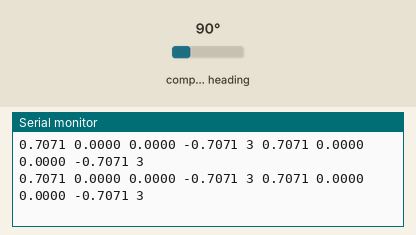
This sketch was run on a simulated Arduino Uno, built with avr-gcc and run on an emulated ATmega328P. Parts: the last lines printed to the serial monitor. The inputs (shaded band) are chosen by the test bench; at power-on: compass heading 90°.

Above: at 2.2 s.
2.3 s: compass heading set to 7°
At 3.0 s:
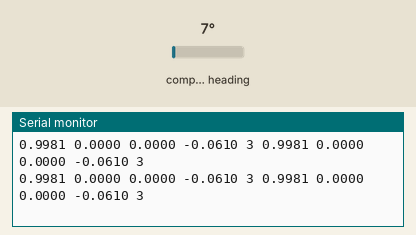
3.8 s: compass heading set to 180°
At 4.4 s:
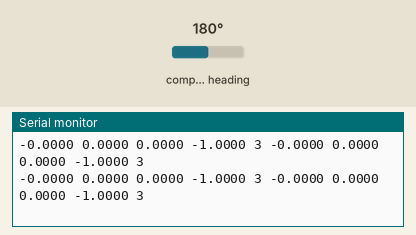
Timing chart, 0 to 6.8 s (numbered marks = the images above; inputs shaded):
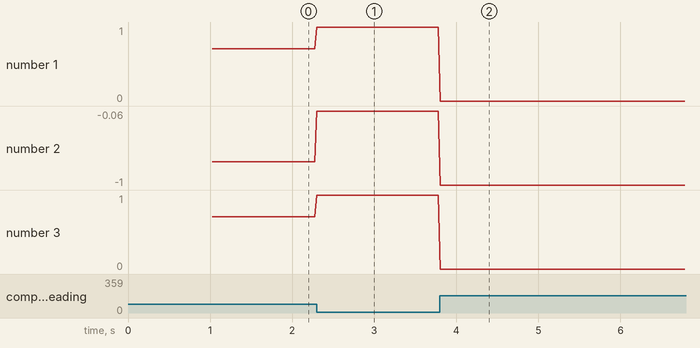

Measured:
- after the input at 2.3 s, the serial monitor: prints a new line at once (image 1)
- after the input at 3.8 s, the serial monitor: prints a new line at once (image 2)
- plotted number 1: 0.71 → 1 after the input at 2.3 s
- plotted number 2: -0.71 → -0.06 after the input at 2.3 s, -0.06 → -1 after the input at 3.8 s
- plotted number 3: 0.71 → 1 after the input at 2.3 s

The sketch:

drums.ino
```cpp
#include <Wire.h>
#include <Adafruit_Sensor.h>
#include <Adafruit_BNO055.h>
#include <utility/imumaths.h>

/* Set the delay between fresh samples and init some vars*/
#define BNO055_SAMPLERATE_DELAY_MS (10)
#define LOOP_PERIOD_MS 25
uint8_t system1 = 0, gyro1 = 0, accel1 = 0, mag1 = 0;
uint8_t system2 = 0, gyro2 = 0, accel2 = 0, mag2 = 0;
bool initialized = false; // Track if we passed the grace period
unsigned long startTime, lastUpdateTime;

// Check I2C device address and correct line below (by default address is 0x29 or 0x28) id, address
Adafruit_BNO055 bno = Adafruit_BNO055(55, 0x29);
Adafruit_BNO055 bno2 = Adafruit_BNO055(55, 0x28);

// Function to try and reconnect in case of disconnection
void attemptReconnect() {
  Serial.print(-1);
  Serial.print(F(" "));
  Serial.print(-2);
  Serial.print(F(" "));
  Serial.print(-3);
  Serial.print(F(" "));
  Serial.print(-4);
  Serial.print(F(" "));
  Serial.println(-5);

  if (!bno.begin()) {
    delay(10);
    return;
  }

  bno.setExtCrystalUse(true);

  initialized = false;
  startTime = millis(); // Record the start time
}

void setup(void)
{
  Serial.begin(115200);
  /* Initialise the sensor */
  if (!bno.begin())
  {
    Serial.print("Sensor 1 no good!");
    while (1);
  }
  /* Initialise the sensor */
  if (!bno2.begin())
  {
    Serial.print("Sensor 2 no good!");
    while (1);
  }

  bno.setExtCrystalUse(true);
  bno2.setExtCrystalUse(true);

  delay(1000);
  startTime = millis();  // Record startup time
  lastUpdateTime = millis(); // Initialize loop timing
}

void loop(void)
{

  // Run at 40Hz (every 25ms)
  unsigned long currentTime = millis();

  if (currentTime - lastUpdateTime >= LOOP_PERIOD_MS) {
    lastUpdateTime = currentTime;

    // Mechanism for disconnections
    // Allow 3 seconds before checking for sensor failure
    if ((currentTime - startTime) > 3000) {
      initialized = true;  // After 3 seconds, enable error checking
    }
    // Check if all values are zero for more than N consecutive samples (indicating a sensor issue)

    // Normal operation sensor1
    imu::Quaternion quat = bno.getQuat();
    bno.getCalibration(&system1, &gyro1, &accel1, &mag1);
    Serial.print(quat.w(), 4);
    Serial.print(F(" "));
    Serial.print(quat.x(), 4);
    Serial.print(F(" "));
    Serial.print(quat.y(), 4);
    Serial.print(F(" "));
    Serial.print(quat.z(), 4);
    Serial.print(F(" "));
    Serial.print(system1, DEC);
    Serial.print(F(" "));

    // Normal operation sensor2
    imu::Quaternion quat2 = bno2.getQuat();
    bno2.getCalibration(&system2, &gyro2, &accel2, &mag2);
    Serial.print(quat2.w(), 4);
    Serial.print(F(" "));
    Serial.print(quat2.x(), 4);
    Serial.print(F(" "));
    Serial.print(quat2.y(), 4);
    Serial.print(F(" "));
    Serial.print(quat2.z(), 4);
    Serial.print(F(" "));
    Serial.println(system2, DEC);

    delay(BNO055_SAMPLERATE_DELAY_MS);
  }
}
```
